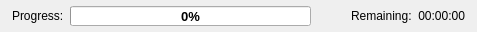
          <widget class="QFrame" name="frame_bottom">
           <property name="sizePolicy">
            <sizepolicy hsizetype="Preferred" vsizetype="Preferred">
             <horstretch>0</horstretch>
             <verstretch>0</verstretch>
            </sizepolicy>
           </property>
           <property name="minimumSize">
            <size>
             <width>0</width>
             <height>32</height>
            </size>
           </property>
           <property name="maximumSize">
            <size>
             <width>3840</width>
             <height>32</height>
            </size>
           </property>
           <property name="frameShape">
            <enum>QFrame::Shape::NoFrame</enum>
           </property>
           <property name="frameShadow">
            <enum>QFrame::Shadow::Raised</enum>
           </property>
           <layout class="QHBoxLayout" name="horizontalLayout_3">
            <property name="spacing">
             <number>6</number>
            </property>
            <property name="leftMargin">
             <number>12</number>
            </property>
            <property name="topMargin">
             <number>0</number>
            </property>
            <property name="rightMargin">
             <number>12</number>
            </property>
            <property name="bottomMargin">
             <number>0</number>
            </property>
            <item>
             <widget class="QLabel" name="label_Progress">
              <property name="enabled">
               <bool>true</bool>
              </property>
              <property name="maximumSize">
               <size>
                <width>3840</width>
                <height>16777215</height>
               </size>
              </property>
              <property name="autoFillBackground">
               <bool>false</bool>
              </property>
              <property name="text">
               <string>Progress:</string>
              </property>
             </widget>
            </item>
            <item>
             <widget class="QProgressBar" name="progressBar">
              <property name="enabled">
               <bool>true</bool>
              </property>
              <property name="sizePolicy">
               <sizepolicy hsizetype="Expanding" vsizetype="Fixed">
                <horstretch>0</horstretch>
                <verstretch>0</verstretch>
               </sizepolicy>
              </property>
              <property name="minimumSize">
               <size>
                <width>241</width>
                <height>20</height>
               </size>
              </property>
              <property name="maximumSize">
               <size>
                <width>3840</width>
                <height>20</height>
               </size>
              </property>
              <property name="font">
               <font>
                <pointsize>10</pointsize>
                <bold>true</bold>
                <kerning>true</kerning>
               </font>
              </property>
              <property name="focusPolicy">
               <enum>Qt::FocusPolicy::NoFocus</enum>
              </property>
              <property name="acceptDrops">
               <bool>false</bool>
              </property>
              <property name="autoFillBackground">
               <bool>false</bool>
              </property>
              <property name="styleSheet">
               <string notr="true"/>
              </property>
              <property name="locale">
               <locale language="English" country="UnitedStates"/>
              </property>
              <property name="inputMethodHints">
               <set>Qt::InputMethodHint::ImhNone</set>
              </property>
              <property name="value">
               <number>0</number>
              </property>
              <property name="alignment">
               <set>Qt::AlignmentFlag::AlignCenter</set>
              </property>
              <property name="textVisible">
               <bool>true</bool>
              </property>
              <property name="invertedAppearance">
               <bool>false</bool>
              </property>
              <property name="format">
               <string notr="true">%p%</string>
              </property>
             </widget>
            </item>
            <item>
             <spacer name="horizontalSpacer_34">
              <property name="orientation">
               <enum>Qt::Orientation::Horizontal</enum>
              </property>
              <property name="sizeType">
               <enum>QSizePolicy::Policy::Fixed</enum>
              </property>
              <property name="sizeHint" stdset="0">
               <size>
                <width>5</width>
                <height>20</height>
               </size>
              </property>
             </spacer>
            </item>
            <item>
             <widget class="QLabel" name="labelAnimation_2">
              <property name="minimumSize">
               <size>
                <width>18</width>
                <height>18</height>
               </size>
              </property>
              <property name="maximumSize">
               <size>
                <width>18</width>
                <height>18</height>
               </size>
              </property>
              <property name="text">
               <string/>
              </property>
              <property name="scaledContents">
               <bool>true</bool>
              </property>
             </widget>
            </item>
            <item>
             <spacer name="horizontalSpacer_10">
              <property name="orientation">
               <enum>Qt::Orientation::Horizontal</enum>
              </property>
              <property name="sizeType">
               <enum>QSizePolicy::Policy::Fixed</enum>
              </property>
              <property name="sizeHint" stdset="0">
               <size>
                <width>5</width>
                <height>20</height>
               </size>
              </property>
             </spacer>
            </item>
            <item>
             <widget class="QLabel" name="label_Remaining_2">
              <property name="autoFillBackground">
               <bool>false</bool>
              </property>
              <property name="text">
               <string>Remaining:</string>
              </property>
             </widget>
            </item>
            <item>
             <widget class="QLabel" name="label_RemTime">
              <property name="layoutDirection">
               <enum>Qt::LayoutDirection::LeftToRight</enum>
              </property>
              <property name="autoFillBackground">
               <bool>false</bool>
              </property>
              <property name="text">
               <string notr="true">00:00:00</string>
              </property>
              <property name="alignment">
               <set>Qt::AlignmentFlag::AlignRight|Qt::AlignmentFlag::AlignTrailing|Qt::AlignmentFlag::AlignVCenter</set>
              </property>
             </widget>
            </item>
           </layout>
          </widget>
